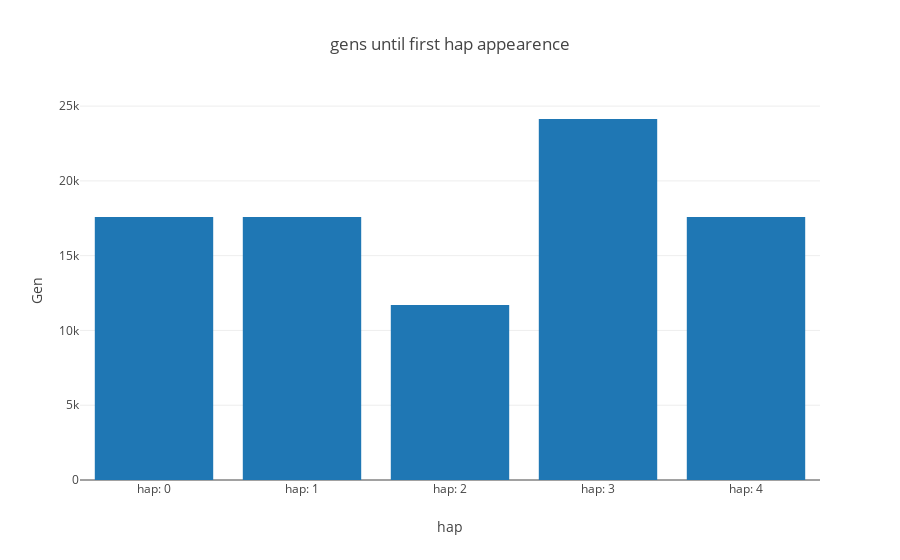

Write notebook code for a chart like this one.
### Code cell
from structure_tools.Coalesce_plots import plot_InfSites_gens

Anc_poss= root_lib[sink][-2]

hap_frame, fig_gens= plot_InfSites_gens(Anc_poss,point_up,root_lib,range_theta,Theta= Theta,height= 500,width= 900)

iplot(fig_gens)

### Figure 1 — Plotly figure (JSON) as saved in the notebook; plotly's stock layout.template omitted (floating-point values rounded to 4 significant figures)
{"data": [{"type": "bar", "uid": "1aa55b94-fcec-400a-a307-19ea88f9714b", "x": ["hap: 0", "hap: 1", "hap: 2", "hap: 3", "hap: 4"], "y": [17580.0, 17580.0, 11690.0, 24140.0, 17580.0]}], "layout": {"barmode": "group", "title": {"text": "gens until first hap appearence"}, "xaxis": {"title": {"text": "hap"}}, "yaxis": {"title": {"text": "Gen"}}}}
